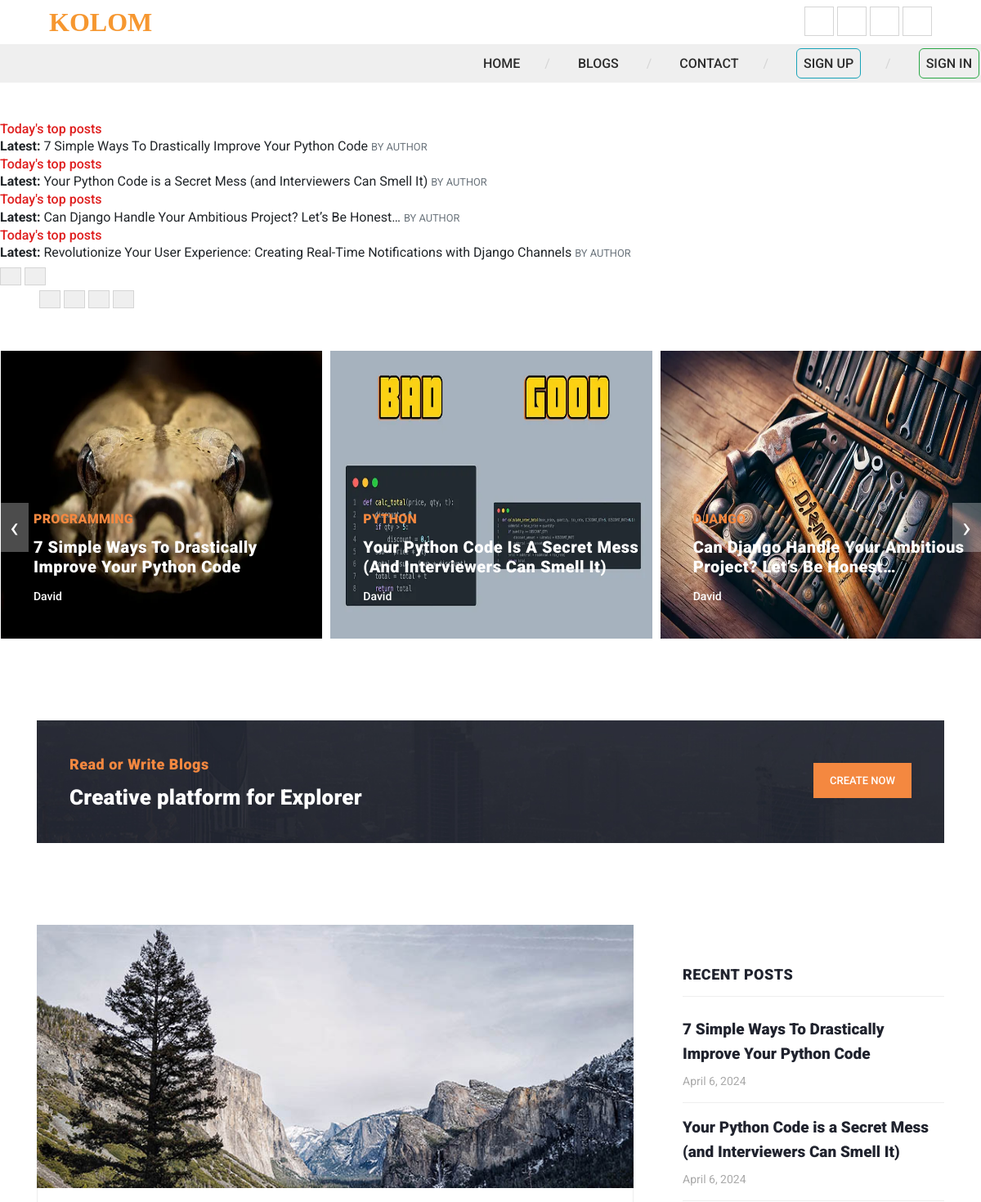
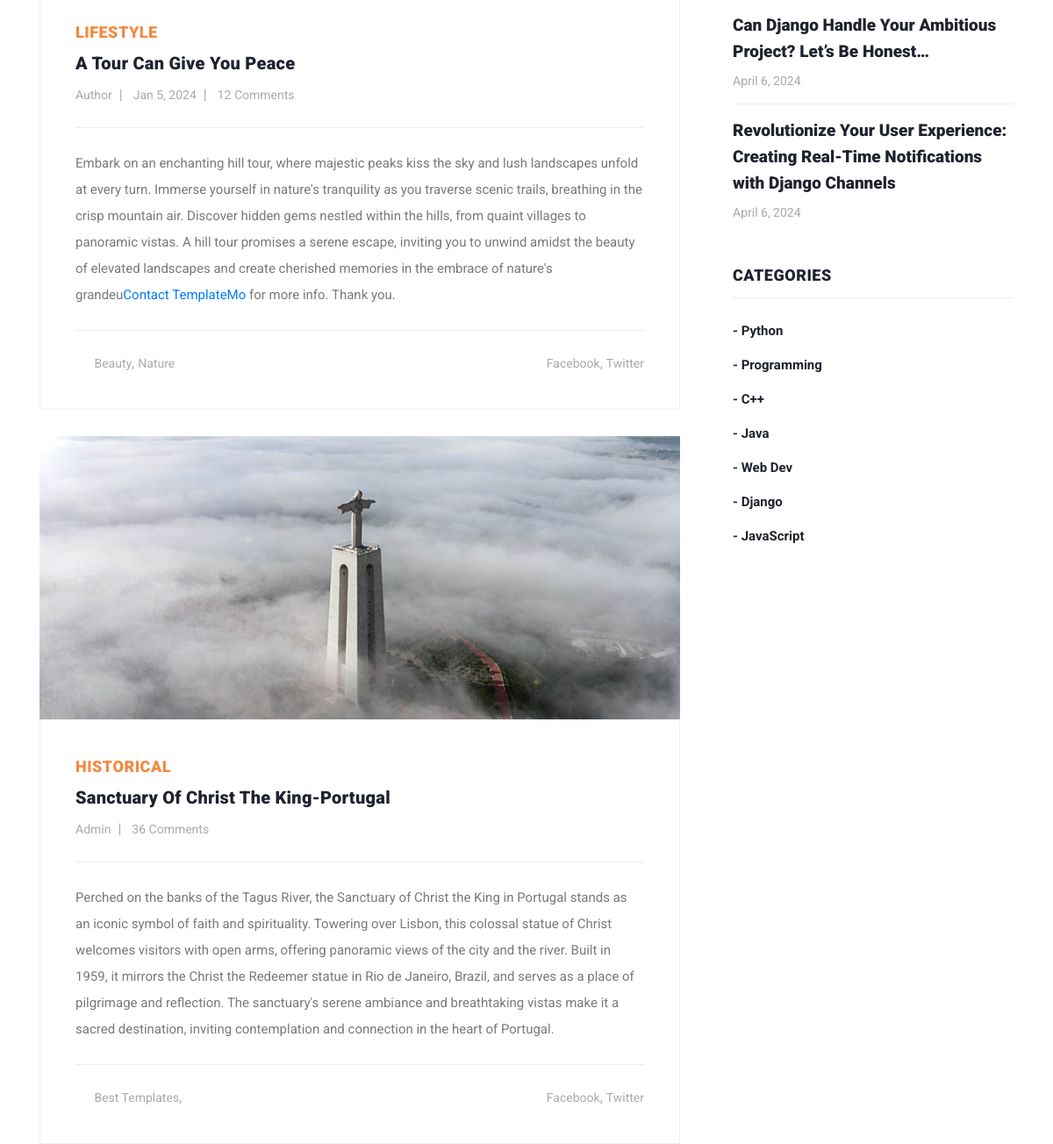
The app's page / (upper part), older data (2 pictures, top to bottom).
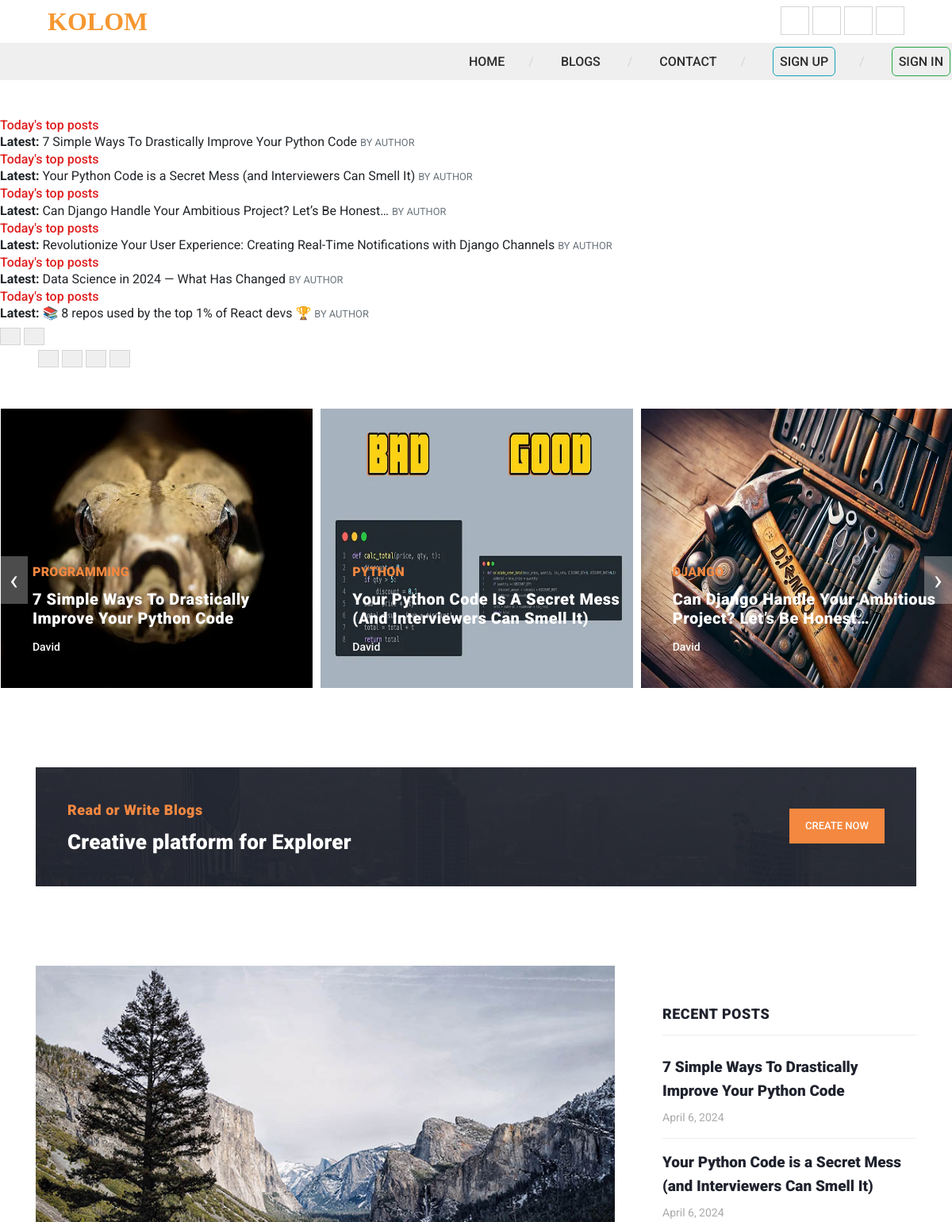
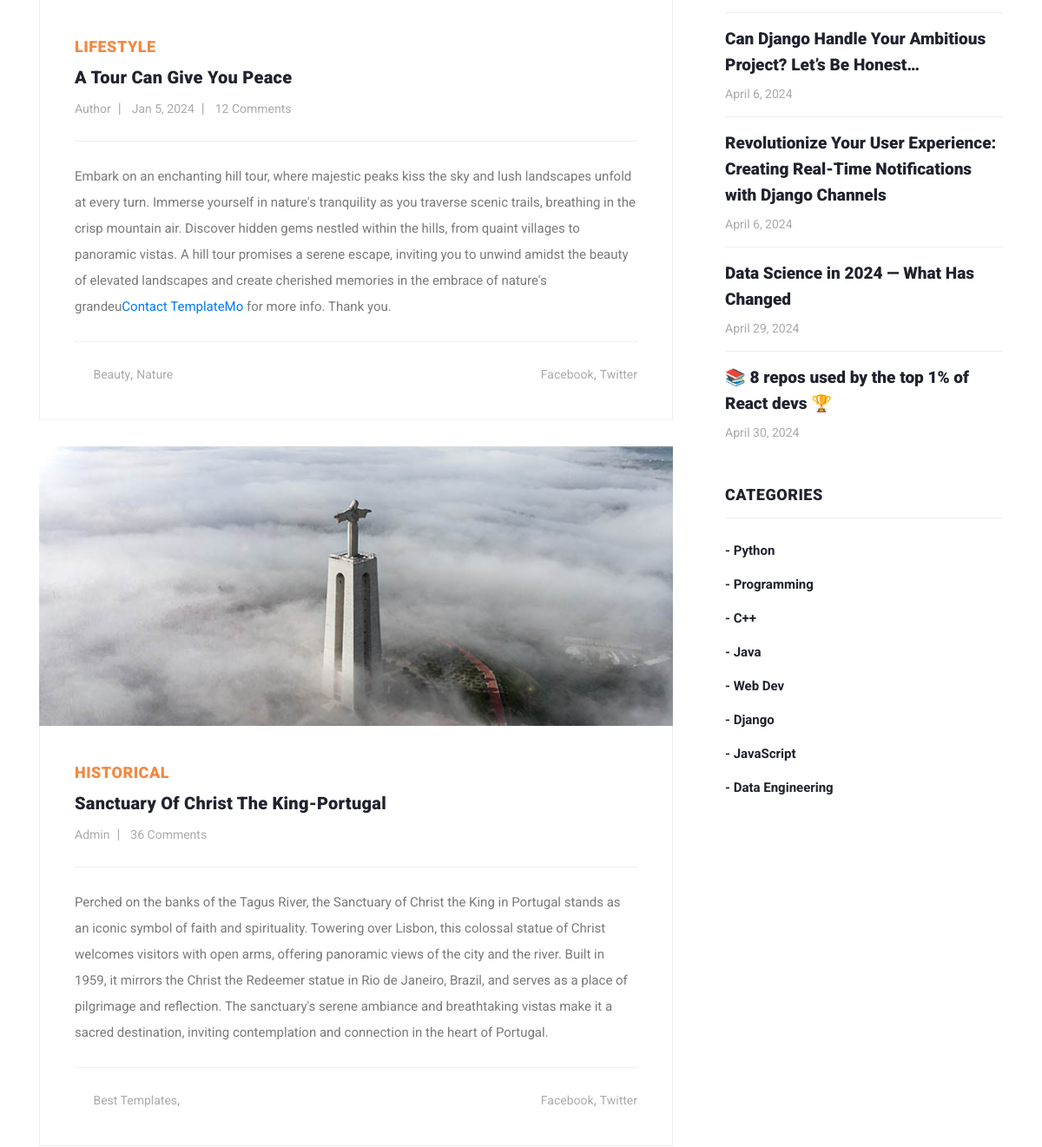
The same page, newer data (2 pictures, top to bottom).
### posts/models.py (models this page shows, shortened)
class Post(models.Model):
    title = models.CharField(max_length=150)
    image = models.ImageField(upload_to="posts/photos")
    body = models.TextField()
    created_at = models.DateTimeField(auto_now_add=True)
    author = models.ForeignKey(UserAccountModel, on_delete=models.CASCADE, related_name="author")
    category = models.ManyToManyField(Category)
    save_post = models.BooleanField(default=False, null=True, blank=True)

class Category(models.Model):
    name = models.CharField(max_length=150)
    slug = models.SlugField()

### accounts/models.py (models this page shows, shortened)
class UserAccountModel(models.Model):
    user = models.OneToOneField(User, on_delete=models.CASCADE)
    user_category = models.CharField(max_length=10, choices=USER_CATEGORIES, null=True, blank=True)
    profile_picture = models.ImageField(upload_to="profile_picture/", null=True, blank=True)

### kolom/views.py (the view)
# urls.py: 2. Add a URL to urlpatterns:  path('', Home.as_view(), name='home')
class Home(View):
    def get(self, request, category_slug=None):
        posts = Post.objects.all()
        categories = Category.objects.all()
        return render(request, 'home.html', {'posts': posts, 'categories': categories})

### templates/home.html (shortened to what this page needs)
{% extends "base.html" %}
{% load static %}
{% block link %}
<link href="{% static 'vendor2/bootstrap/css/bootstrap.min.css' %}" rel="stylesheet">
<link rel="stylesheet" href="{% static 'assets/css/fontawesome.css' %}">
<link rel="stylesheet" href="{% static 'assets/css/templatemo-stand-blog.css' %}">
<link rel="stylesheet" href="{% static 'assets/css/owl.css' %}">
<link rel="stylesheet" href="{% static 'css/mystyle2.css' %}">
{% endblock link %}
{% block content %}
    <div class="swiffy-slider slider-item-show3 slider-nav-dark slider-nav-visible slider-nav-outside slider-item-snapstart my-3 slider-nav-sm my-xl-5 slider-indicators-square slider-indicators-outside slider-indicators-dark slider-nav-animation-slideup slider-nav-animation slider-item-first-visible my-style" style="@media (max-width: 576px) { margin-top: 150px !important;}">
    <div class="slider-container">
        {% for post in posts %}
        <div class="slide-visible">
          <div>
              <h3 class="mb-0 h6" style="color:#DF1E1E;">Today's top posts</h3>
              <strong>Latest:</strong>
              {{ post.title }}
               <small class="text-muted text-uppercase"> by Author</small>
          </div>
        </div>
        {% endfor %}
    </div>
    <button type="button" class="slider-nav" aria-label="Go left"></button>
    <button type="button" class="slider-nav slider-nav-next" aria-label="Go left"></button>
    <div class="slider-indicators" style="justify-content:right;margin-left: 3rem;">
        <button class="active" aria-label="Go to slide"></button>
        <button aria-label="Go to slide" class=""></button>
        <button aria-label="Go to slide" class=""></button>
        <button aria-label="Go to slide" class=""></button>
    </div>
</div>
    <div class="main-banner header-text">
      <div class="container-fluid">
        <div class="owl-banner owl-carousel pt-1">
          {% for post in posts %}
          <div class="item">
            <img src="{{ post.image.url }}" alt="" class="img-fluid owl-cstm-img" style="height: 22rem; @media (max-width: 576px) { height: auto; max-width: 100%; }">
            <div class="item-content">
              <div class="main-content">
                <div class="meta-category">
                  <span>
                    {% for category in post.category.all %}
                                    {{ category.name }}
                    {% endfor %}
                  </span>
                </div>
                <a href="{% url 'post_detail' post.pk %}"><h4>
                  {{ post.title}}
                </h4></a>
                <ul class="post-info">
                  <li><a href="#"> {{post.author.user.first_name}} </a></li>
                </ul>
              </div>
            </div>
          </div>
          {% endfor %}
        </div>
      </div>
    </div>
    <section class="call-to-action">
      <div class="container">
        <div class="row">
          <div class="col-lg-12">
            <div class="main-content">
              <div class="row">
                <div class="col-lg-8">
                  <span>Read or Write Blogs </span>
                  <h4>Creative platform for Explorer</h4>
                </div>
                <div class="col-lg-4">
                  <div class="main-button">
                    {% if request.user.is_authenticated and request.user.useraccountmodel.user_category == 'author' %}
                    <a rel="nofollow" href="{% url 'create_post' %}" target="_parent">Create Now</a>
                  {% else %}
                  <a rel="nofollow" href="{% url 'register' %}" target="_parent">Create Now</a>
                  {% endif %}
                  </div>
                </div>
              </div>
            </div>
          </div>
        </div>
      </div>
    </section>
    <section class="blog-posts">
      <div class="container">
        <div class="row">
          <div class="col-lg-8">
            <div class="all-blog-posts">
              <div class="row">
                <div class="col-lg-12">
                  <div class="blog-post">
                    <div class="blog-thumb">
                      <img src="{% static 'assets/images/blog-post-01.jpg' %}" alt="">
                    </div>
                    <div class="down-content">
                      <span>Lifestyle</span>
                      <a href="post-details.html"><h4>A tour can give you peace</h4></a>
                      <ul class="post-info">
                        <li><a href="#">Author</a></li>
                        <li><a href="#">Jan 5, 2024</a></li>
                        <li><a href="#">12 Comments</a></li>
                      </ul>
                      <p>Embark on an enchanting hill tour, where majestic peaks kiss the sky and lush landscapes unfold at every turn. Immerse yourself in nature's tranquility as you traverse scenic trails, breathing in the crisp mountain air. Discover hidden gems nestled within the hills, from quaint villages to panoramic vistas. A hill tour promises a serene escape, inviting you to unwind amidst the beauty of elevated landscapes and create cherished memories in the embrace of nature's grandeu<a rel="nofollow" href="https://templatemo.com/contact" target="_parent">Contact TemplateMo</a> for more info. Thank you.</p>
                      <div class="post-options">
                        <div class="row">
                          <div class="col-6">
                            <ul class="post-tags">
                              <li><i class="fa fa-tags"></i></li>
                              <li><a href="#">Beauty</a>,</li>
                              <li><a href="#">Nature</a></li>
                            </ul>
                          </div>
                          <div class="col-6">
                            <ul class="post-share">
                              <li><i class="fa fa-share-alt"></i></li>
                              <li><a href="#">Facebook</a>,</li>
                              <li><a href="#"> Twitter</a></li>
                            </ul>
                          </div>
                        </div>
                      </div>
                    </div>
                  </div>
                </div>
                <div class="col-lg-12">
                  <div class="blog-post">
                    <div class="blog-thumb">
                      <img src="{% static 'assets/images/blog-post-02.jpg' %}" alt="">
                    </div>
                    <div class="down-content">
                      <span>Historical</span>
                      <a href="post-details.html"><h4>Sanctuary of Christ the King-Portugal
                      </h4></a>
                      <ul class="post-info">
                        <li><a href="#">Admin</a></li>
                        <li><a href="#">36 Comments</a></li>
                      </ul>
                      <p>Perched on the banks of the Tagus River, the Sanctuary of Christ the King in Portugal stands as an iconic symbol of faith and spirituality. Towering over Lisbon, this colossal statue of Christ welcomes visitors with open arms, offering panoramic views of the city and the river. Built in 1959, it mirrors the Christ the Redeemer statue in Rio de Janeiro, Brazil, and serves as a place of pilgrimage and reflection. The sanctuary's serene ambiance and breathtaking vistas make it a sacred destination, inviting contemplation and connection in the heart of Portugal.</p>
                      <div class="post-options">
                        <div class="row">
                          <div class="col-6">
                            <ul class="post-tags">
                              <li><i class="fa fa-tags"></i></li>
                              <li><a href="#">Best Templates</a>,</li>
                            </ul>
                          </div>
                          <div class="col-6">
                            <ul class="post-share">
                              <li><i class="fa fa-share-alt"></i></li>
                              <li><a href="#">Facebook</a>,</li>
                              <li><a href="#">Twitter</a></li>
                            </ul>
                          </div>
                        </div>
                      </div>
                    </div>
                  </div>
                </div>
              </div>
            </div>
          </div>
          <div class="col-lg-4">
            <div class="sidebar">
              <div class="row">
                <div class="col-lg-12">
                  <div class="sidebar-item recent-posts">
                    <div class="sidebar-heading">
                      <h2>Recent Posts</h2>
                    </div>
                    <div class="content">
                      <ul>
                        {% for post in posts %}
                        <li><a href="{% url 'blogs' %}">
                          <h5>
                            {{post.title}}
                          </h5>
                          <span>
                            {{ post.created_at|date:"F j, Y" }}
                          </span>
                        </a></li>
                        {% endfor %}
                      </ul>
                    </div>
                  </div>
                </div>
                <div class="col-lg-12">
                  <div class="sidebar-item categories">
                    <div class="sidebar-heading">
                      <h2>Categories</h2>
                    </div>
                    <div class="content">
                      <ul>
                        {% for cat in categories %}
                        <li><a href="{% url 'blogs' %}">- {{cat.name}}</a></li>
                        {% endfor %}
                      </ul>
                    </div>
                  </div>
                </div>
              </div>
            </div>
          </div>
        </div>
      </div>
    </section>
{% endblock content %}

### templates/base.html (shortened to what this page needs)
{% load static %}
<!DOCTYPE html>
 <html class="no-js">
    <head>
        <link href="https://cdn.jsdelivr.net/npm/bootstrap@5.3.2/dist/css/bootstrap.min.css" rel="stylesheet">
        <link href="https://cdn.jsdelivr.net/npm/swiffy-slider@1.6.0/dist/css/swiffy-slider.min.css" rel="stylesheet">
        <link rel="stylesheet" href="{% static 'css/bootstrap.css' %}">
        <link rel="stylesheet" href="{% static 'css/font-awesome.css' %}">
        <link rel="stylesheet" href="{% static 'css/animate.css' %}">
        <link rel="stylesheet" href="{% static 'css/templatemo-misc.css' %}">
        <link rel="stylesheet" href="{% static 'css/templatemo-style.css' %}">
        {% block link %}
        {% endblock link %}
    </head>
    <body>
        <header class="site-header container-fluid">
            <div class="top-header">
                <div class="logo col-md-6 col-sm-6  py-2">
                    <h1><a href="{% url 'home' %}"><em>Kolom</em></a></h1>
                </div>
                <div class="social-top col-md-6 col-sm-6 py-2">
                    <ul>
                        <li><a target="_blank" href="https://www.facebook.com/profile.php?id=100007338286387" class="fa fa-facebook"></a></li>
                        <li><a target="_blank" href="https://twitter.com/davidkudrot" class="fa fa-twitter"></a></li>
                        <li><a target="_blank" href="https://www.linkedin.com/in/david-kudrot/" class="fa fa-linkedin"></a></li>
                        <li><a href="mailto:davidkudrot@gmail.com" class="fa fa-envelope"></a></li>
                    </ul>
                </div>
            </div>
            <div class="main-header" style="padding: 2px; min-height: 47px;">
                <div class="row">
                    <div class="main-header-left col-md-3 col-sm-6 col-xs-8">
                    </div>
                    <div class="menu-wrapper col-md-9 col-sm-6 col-xs-4">
                        <ul class="sf-menu hidden-xs hidden-sm">
                            <li><a href="{% url 'home' %}">Home</a></li>
                            <li><a href="{% url 'blogs' %}">Blogs</a>
                            </li>
                            <li><a href="{% url 'contact_us' %}" class="">Contact</a></li>
                            {% if request.user.is_authenticated %}
                            <li><a href="{% url 'profile' %}" class="border border-1 rounded-2 border-info bg-transparent p-2">Dashboard</a>
                            </li>
                            <li><a href="{% url 'logout' %}" class="border border-1 border-success bg-transparent p-2 rounded-2">Sign out</a></li>
                            {% else %}
                            <li><a href="{% url 'register' %}" class="border border-1 rounded-2 border-info bg-transparent p-2">Sign up</a></li>
                            <li><a href="{% url 'login' %}" class="border border-1 rounded-2 border-success bg-transparent p-2">Sign in</a></li>
                            {% endif %}
                        </ul>
                    </div>
                </div>
            </div>
        </header>
        {% block content %}
        {% endblock content %}
    </body>
</html>

Row changes from the older to the newer data that the page shows:
added Post: title "Data Science in 2024 — What Has Changed", created_at "April 29, 2024"
added Post: title "📚 8 repos used by the top 1% of React devs 🏆", created_at "April 30, 2024"
added Category: name "Data Engineering", shown under "CATEGORIES"
